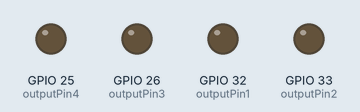
A sketch run on a simulated ESP32. Parts: output pins drawn as LEDs (lit = HIGH). Nothing arrives over Bluetooth unless stated.

Above: at 0.1 s.
At 18.1 s:
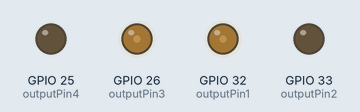
At 36.1 s:
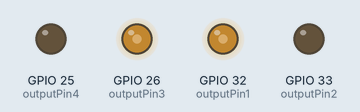
Timing chart, 0 to 40.0 s (numbered marks = the images above):
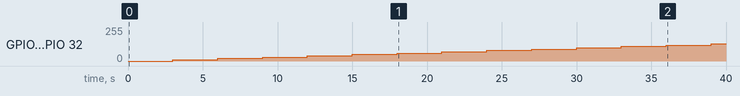

The sketch:

speed_test.ino
```cpp
#include <BluetoothSerial.h>

BluetoothSerial SerialBT;

const int outputPin1 = 32;
const int outputPin2 = 33;
const int outputPin3 = 26;
const int outputPin4 = 25;

const int max_val = 255;

void forward(uint32_t pwm);
void backward(uint32_t pwm);
void left(uint32_t pwm);
void right(uint32_t pwm);

void setup() {
  SerialBT.begin("ESP32LED");      // Bluetoothシリアルに「ESP32LED」という名前をつけて初期化
  Serial.begin(9600);            // シリアルモニタの初期化

  pinMode(outputPin1, OUTPUT);
  pinMode(outputPin2, OUTPUT);
  pinMode(outputPin3, OUTPUT);
  pinMode(outputPin4, OUTPUT);

  ledcSetup(0, 5000, 8);
  ledcSetup(1, 5000, 8);
  ledcSetup(2, 5000, 8);
  ledcSetup(3, 5000, 8);

  ledcAttachPin(outputPin1, 0);
  ledcAttachPin(outputPin2, 1);
  ledcAttachPin(outputPin3, 2);
  ledcAttachPin(outputPin4, 3);

}

void loop() {

  for(int i =0; i<255; i+=10){
      forward(i);
      delay(3000);
    }

}

void forward(uint32_t pwm) {
  ledcWrite(0,pwm);
  ledcWrite(1,0);
  ledcWrite(2,pwm);
  ledcWrite(3,0);
}

void backward(uint32_t pwm) {
  ledcWrite(0,0);
  ledcWrite(1,pwm);
  ledcWrite(2,0);
  ledcWrite(3,pwm);
}

void left(uint32_t pwm) {
  ledcWrite(0,pwm);
  ledcWrite(1,0);
  ledcWrite(2,0);
  ledcWrite(3,0);
}

void right(uint32_t pwm) {
  ledcWrite(0,0);
  ledcWrite(1,0);
  ledcWrite(2,pwm);
  ledcWrite(3,0);
}
```

Measured:
- by itself, GPIO 26 (outputPin3), GPIO 32 (outputPin1): moves from 0/255 to 129/255 over 36.0 s
